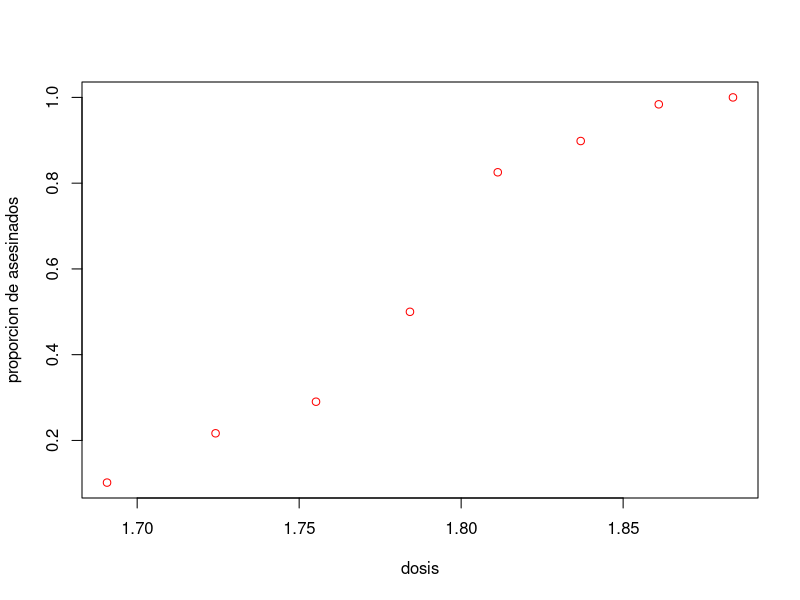

Here is the R script that generated this plot:
## ---- chunk 1
n<-c(59,60,62,56,63,59,62,60);n
dose<-c(1.6907,1.7242,1.7552,1.7842,1.8113,1.8369,1.8610,1.8839)
dose
y<-c(6,13,18,28,52,53,61,60);y
cumsum(y/sum(y))
y/sum(y)
plot(dose,y/n,xlab = "dosis",ylab = "proporcion de asesinados",col="red")

